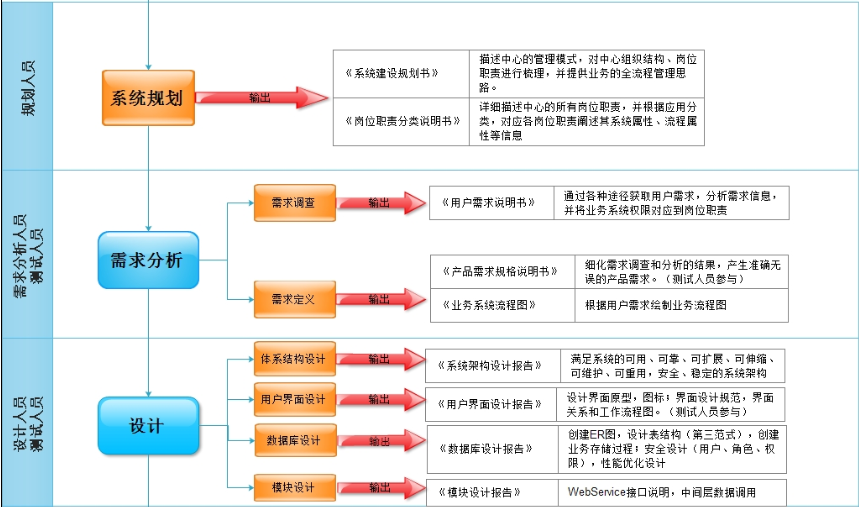
#> input picture pythonStudy/com/pallasli/study/1.png, 859 x 507 px
$ python PillowStudy.py
#> lines starting #> are read from the running program, lines starting #| are printed output that depends on the picture
'''
Created on 2016年3月24日

@author: lyt

图片处理  ===验证码生成
'''
# -*- coding: utf-8 -*-
from PIL import Image,ImageDraw,ImageFont
from io import StringIO
import  sys,random
#code param is int 随机字符串
#imglen Verification code length 随机字符串长度
#path The current path 系统路径
#base The default string 字符串元组
#fongimg png格式的透明图片,上面弄好自定义的字符
#codeimg 需要生成字符的图片 大小为imglen长度乘以单个字符宽度
#按照fontimg上单个字符宽度随机截取字符,这里字符大小为(19,18)


path=sys.path[0]
imglen=4
base=('0','1','2','3','4','5','6','7','8','9',
      'A','B','C','D','E','F','G','H','I','J',
      'K','L','M','N','O','P','Q','R','S','T',
      'U','V','W','X','Y','Z')
def getcode():
    code=''
#     fontimg=Image.open(path+"\\font\\font_t.png")
    fontimg=Image.open("1.png")
#> fontimg is the input picture: PIL image 859x507 RGBA; mean R, G, B, A 231.9, 233.2, 232.3, 255
    codeimg=Image.new('RGBA',(19*imglen,25))
#> codeimg: PIL image 76x25 RGBA; every value is 0
    #默认循环粘贴图片次数为imglen大小
    for x in range(imglen):
        ran=random.randint(0,35)
        #添加随机生成的code在base元组中的字符
        code=''.join((code,base[ran]))
        #img_s 随机截取图片，并在（-45,45）度之间随机旋转，在粘贴上codeimg
        img_s=fontimg.crop((ran*19,0,(ran+1)*19,20))
        img_s=img_s.rotate(random.randint(-30,30))
        codeimg.paste(img_s,(x*19,2))
#> this loop made 4 passes
#> pass 1, in getcode, `img_s=fontimg.crop((ran*19,0,(ran+1)*19,20))`:
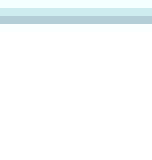
#> img_s: PIL image 19x20 RGBA (shown 8 times larger); mean R, G, B, A 248.1, 251.6, 252.2, 255
#> pass 1, in getcode, `img_s=img_s.rotate(random.randint(-30,30))`:
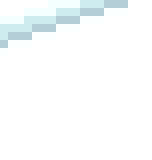
#> img_s: PIL image 19x20 RGBA (shown 8 times larger); mean R, G, B, A 221.2, 224, 224.5, 226.8; transparent parts drawn white
#> pass 2, in getcode, `img_s=img_s.rotate(random.randint(-30,30))`:
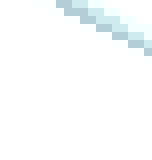
#> img_s: PIL image 19x20 RGBA (shown 8 times larger); mean R, G, B, A 212.7, 215, 215.4, 217.4; transparent parts drawn white
#> after the loop:
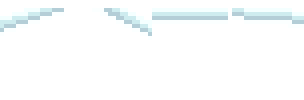
#> codeimg: PIL image 76x25 RGBA (shown 4 times larger); mean R, G, B, A 184.2, 186.6, 187, 189; transparent parts drawn white
#> after the loop:
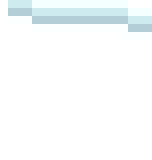
#> img_s: PIL image 19x20 RGBA (shown 8 times larger); mean R, G, B, A 239.1, 242.4, 243, 245.6; transparent parts drawn white
    #保存于字符流，打印给浏览器
#> (the run stopped early here; a loop or call above may not have finished)
